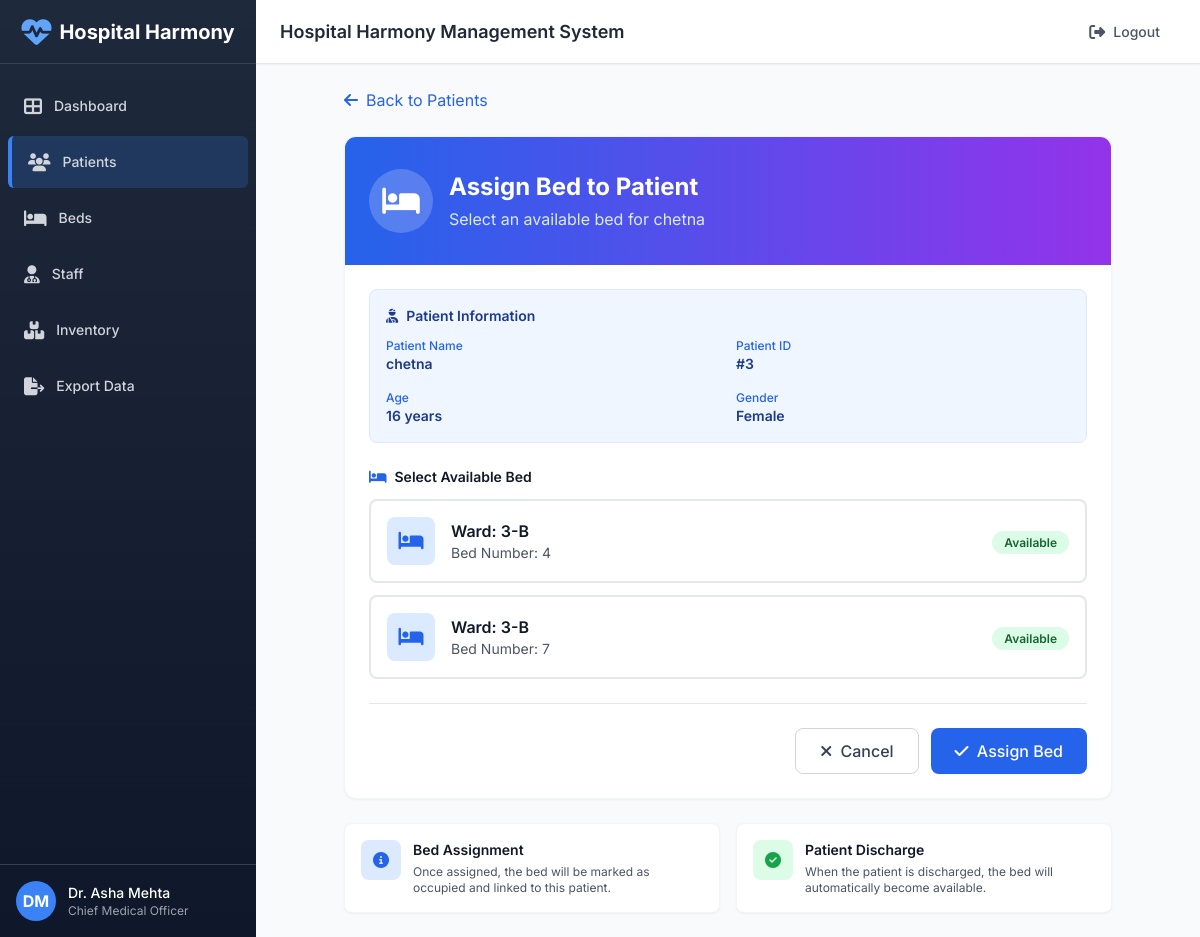
The page /patients/assign/3 (signed in) on the database as committed earlier.
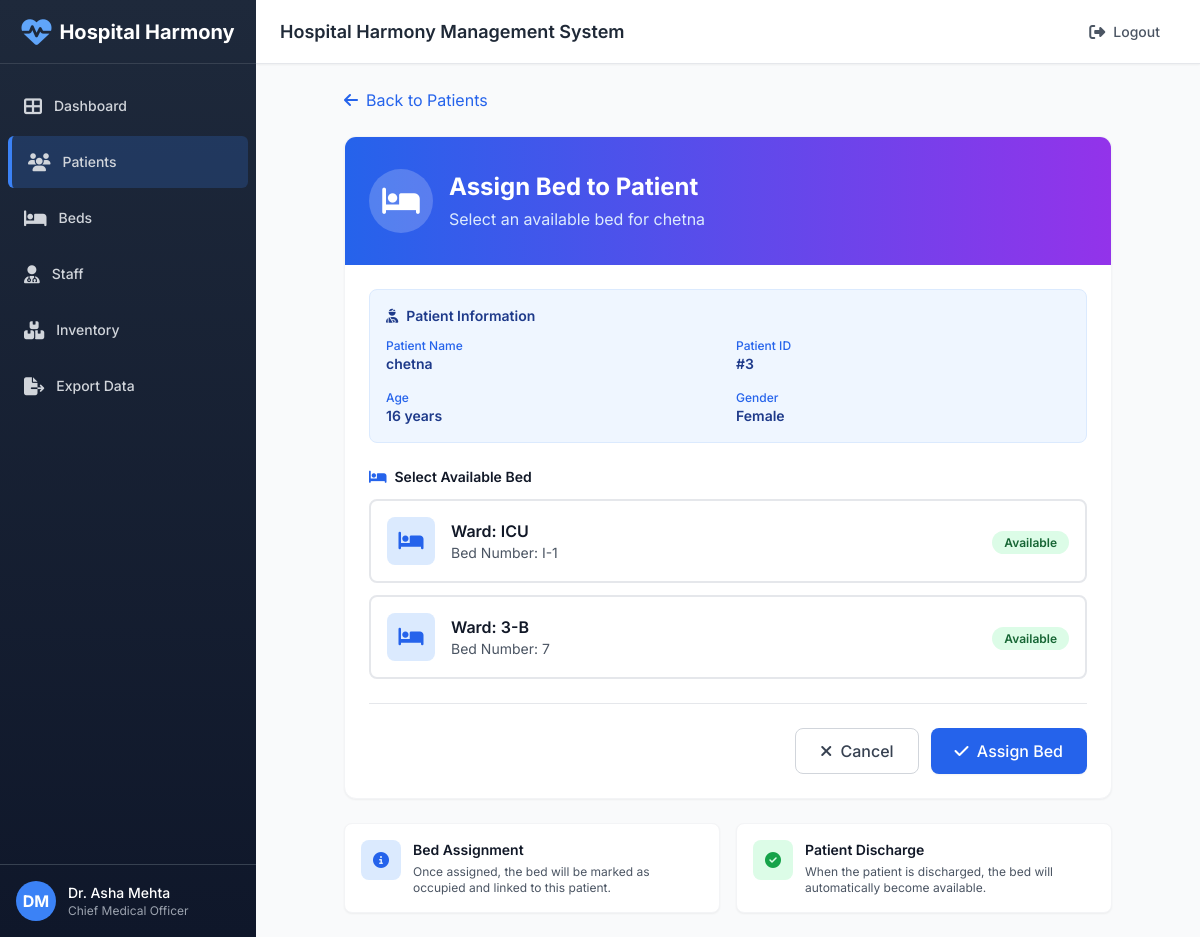
The same page on the database as committed later.
### tables this page shows
CREATE TABLE beds (
    id INTEGER PRIMARY KEY AUTOINCREMENT,
    ward TEXT NOT NULL,
    bed_number TEXT NOT NULL,
    status TEXT NOT NULL DEFAULT 'available'
);

### app.py (the view)
@app.route('/patients/assign/<int:pid>')
@login_required
def assign_bed(pid):
    db = get_db(); cur = db.cursor()
    cur.execute("SELECT * FROM beds WHERE status='available'")
    beds = cur.fetchall()
    cur.execute('SELECT * FROM patients WHERE id=?', (pid,))
    patient = cur.fetchone()
    return render_template('assign_bed.html', patient=patient, beds=beds)

### app.py (called while the page is built)
def login_required(f):
    @wraps(f)
    def wrapped(*args, **kwargs):
        if 'user' not in session:
            return redirect(url_for('login'))
        return f(*args, **kwargs)
    return wrapped

### database.py (called while the page is built)
def get_db():
    global _conn
    if _conn is None:
        _conn = sqlite3.connect(DB_PATH, check_same_thread=False)
        _conn.row_factory = sqlite3.Row
    return _conn

### templates/assign_bed.html (shortened to what the changed rows need)
{% extends "layout.html" %}
{% block content %}
<div class="max-w-3xl mx-auto">
    <div class="bg-white rounded-xl shadow-sm border border-gray-100 overflow-hidden">
        <div class="bg-gradient-to-r from-blue-600 to-purple-600 px-6 py-8 text-white">
            <div class="flex items-center">
                <div>
                    <h1 class="text-2xl font-bold">Assign Bed to Patient</h1>
                </div>
            </div>
        </div>
        <div class="p-6">
            <form method="POST" action="/patients/assign/save" class="space-y-6">
                <div>
                    {% if beds %}
                        <div class="space-y-3">
                            {% for b in beds %}
                            <label class="block">
                                <div class="peer-checked:border-blue-500 peer-checked:bg-blue-50 border-2 border-gray-200 rounded-lg p-4 cursor-pointer hover:border-blue-300 transition">
                                    <div class="flex items-center justify-between">
                                        <div class="flex items-center">
                                            <div class="w-12 h-12 bg-blue-100 rounded-lg flex items-center justify-center mr-4">
                                                <i class="fas fa-bed text-blue-600 text-xl"></i>
                                            </div>
                                            <div>
                                                <h4 class="font-semibold text-gray-900">Ward: {{ b['ward'] }}</h4>
                                                <p class="text-sm text-gray-600">Bed Number: {{ b['bed_number'] }}</p>
                                            </div>
                                        </div>
                                        <div class="peer-checked:hidden block">
                                            <span class="px-3 py-1 text-xs font-semibold rounded-full bg-green-100 text-green-800">
                                                Available
                                            </span>
                                        </div>
                                    </div>
                                </div>
                            </label>
                            {% endfor %}
                        </div>
                    {% endif %}
                </div>
            </form>
        </div>
    </div>
</div>
{% endblock %}

Rows that differ between the two databases and show on the page:
changed beds: ward "3-B" → "ICU"; bed_number "4" → "I-1"
